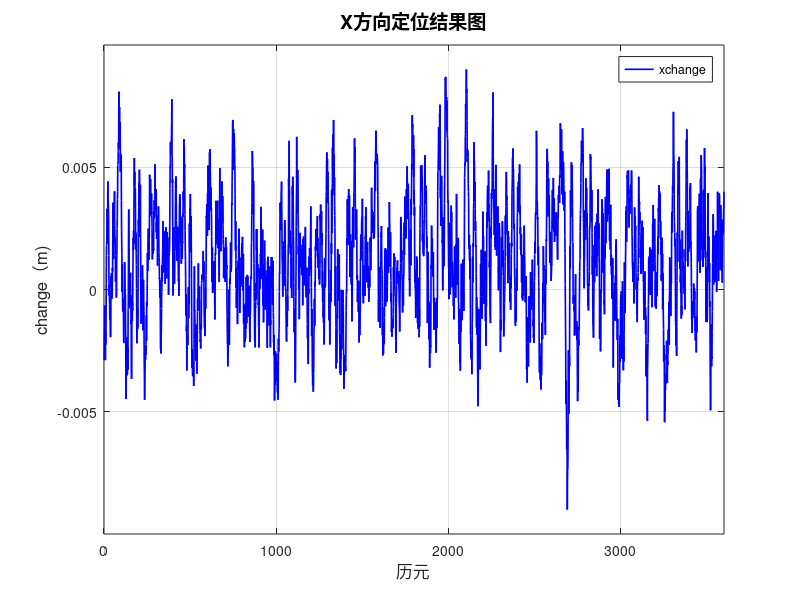

Reproduce this figure in MATLAB.
% --- 1. 参数设置 ---

% 定义横坐标范围
x_min = 0;
x_max = 3600;

% 定义纵坐标波动范围
y_min = -0.009;
y_max = 0.009;

% 定义数据点的数量 (从0到3600，共3601个点)
num_points = x_max - x_min + 1;


% --- 2. 生成模拟数据 ---

% 创建横坐标向量
x = linspace(x_min, x_max, num_points);

% 生成一组基础随机数据，使其看起来不规则但又连续
% 使用randn生成正态分布的随机数，然后通过移动平均使其平滑，模拟更真实的波动
smoothing_factor = 15; % 可以调整这个值来改变曲线的“剧烈”程度，值越小越剧烈
raw_y = randn(1, num_points);
y_processed = movmean(raw_y, smoothing_factor);

% 将处理后的数据通过线性缩放，精确地映射到您指定的[y_min, y_max]区间
y_scaled = y_min + (y_processed - min(y_processed)) * (y_max - y_min) / (max(y_processed) - min(y_processed));


% --- 3. 绘图 ---

% 创建一个新的图形窗口
figure;

% --- 颜色选择 ---
% 请从下面三个选项中选择一个您想要的颜色，取消对应行的注释即可。
% 其他两行请确保是注释状态 (行首有 '%' 符号)。

% 选项 1: 蓝色
plot(x, y_scaled, 'b', 'LineWidth', 1.2, 'DisplayName', 'xchange');

% 选项 2: 红色
% plot(x, y_scaled, 'r', 'LineWidth', 1.2, 'DisplayName', 'xchange');

% 选项 3: 黄色
% plot(x, y_scaled, 'y', 'LineWidth', 1.2, 'DisplayName', 'xchange');


% --- 4. 美化图形 ---

% 设置坐标轴范围 (在y轴上下留出一点空白，让图形更美观)
xlim([x_min, x_max]);
ylim([y_min - 0.001, y_max + 0.001]);

% 添加标题和坐标轴标签
title('X方向定位结果图', 'FontSize', 14);
xlabel('历元', 'FontSize', 12);
ylabel('change（m)', 'FontSize', 12);

% 显示图例
legend('show');

% 添加网格线
grid on;

% 设置图形背景为白色
set(gcf, 'color', 'w');